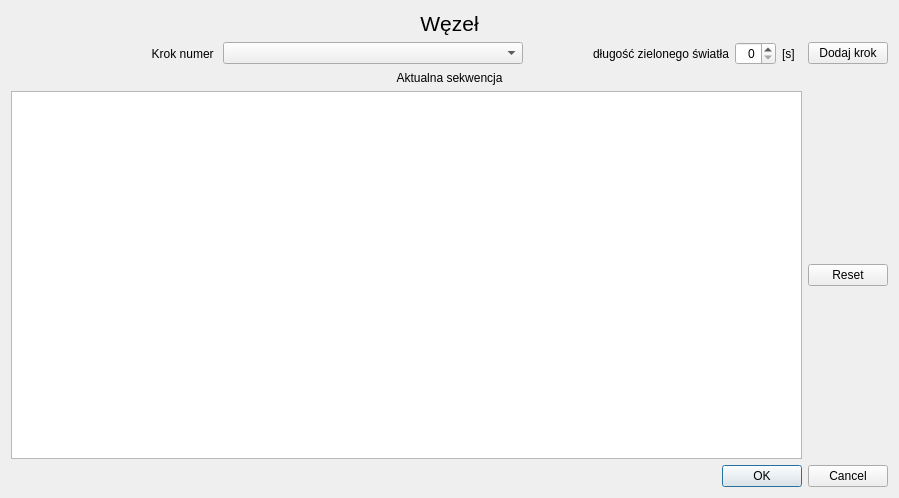
<?xml version="1.0" encoding="UTF-8"?>
<ui version="4.0">
 <class>TrafficLightsEditor</class>
 <widget class="QDialog" name="TrafficLightsEditor">
  <property name="geometry">
   <rect>
    <x>0</x>
    <y>0</y>
    <width>874</width>
    <height>498</height>
   </rect>
  </property>
  <property name="windowTitle">
   <string>Edytor świateł</string>
  </property>
  <layout class="QVBoxLayout" name="verticalLayout">
   <item>
    <widget class="QLabel" name="label_skrzyzowanie">
     <property name="font">
      <font>
       <pointsize>16</pointsize>
      </font>
     </property>
     <property name="text">
      <string>Węzeł</string>
     </property>
     <property name="alignment">
      <set>Qt::AlignCenter</set>
     </property>
    </widget>
   </item>
   <item>
    <layout class="QHBoxLayout" name="horizontalLayout">
     <item>
      <widget class="QLabel" name="label_colour">
       <property name="minimumSize">
        <size>
         <width>50</width>
         <height>0</height>
        </size>
       </property>
       <property name="maximumSize">
        <size>
         <width>50</width>
         <height>16777215</height>
        </size>
       </property>
       <property name="text">
        <string/>
       </property>
      </widget>
     </item>
     <item>
      <widget class="QLabel" name="label_kolejny_krok">
       <property name="minimumSize">
        <size>
         <width>150</width>
         <height>0</height>
        </size>
       </property>
       <property name="maximumSize">
        <size>
         <width>150</width>
         <height>16777215</height>
        </size>
       </property>
       <property name="text">
        <string>Krok numer </string>
       </property>
       <property name="alignment">
        <set>Qt::AlignRight|Qt::AlignTrailing|Qt::AlignVCenter</set>
       </property>
      </widget>
     </item>
     <item>
      <widget class="QComboBox" name="comboBox_kierunki">
       <property name="minimumSize">
        <size>
         <width>300</width>
         <height>0</height>
        </size>
       </property>
      </widget>
     </item>
     <item>
      <widget class="QLabel" name="label_3">
       <property name="minimumSize">
        <size>
         <width>200</width>
         <height>0</height>
        </size>
       </property>
       <property name="maximumSize">
        <size>
         <width>200</width>
         <height>16777215</height>
        </size>
       </property>
       <property name="text">
        <string>długość zielonego światła</string>
       </property>
       <property name="alignment">
        <set>Qt::AlignRight|Qt::AlignTrailing|Qt::AlignVCenter</set>
       </property>
      </widget>
     </item>
     <item>
      <widget class="QSpinBox" name="spinBox_green">
       <property name="maximumSize">
        <size>
         <width>50</width>
         <height>16777215</height>
        </size>
       </property>
       <property name="alignment">
        <set>Qt::AlignRight|Qt::AlignTrailing|Qt::AlignVCenter</set>
       </property>
      </widget>
     </item>
     <item>
      <widget class="QLabel" name="label">
       <property name="minimumSize">
        <size>
         <width>20</width>
         <height>0</height>
        </size>
       </property>
       <property name="maximumSize">
        <size>
         <width>20</width>
         <height>16777215</height>
        </size>
       </property>
       <property name="text">
        <string>[s]</string>
       </property>
      </widget>
     </item>
     <item>
      <widget class="QPushButton" name="pushButton_dodaj">
       <property name="minimumSize">
        <size>
         <width>0</width>
         <height>0</height>
        </size>
       </property>
       <property name="maximumSize">
        <size>
         <width>120</width>
         <height>16777215</height>
        </size>
       </property>
       <property name="text">
        <string>Dodaj krok</string>
       </property>
      </widget>
     </item>
    </layout>
   </item>
   <item>
    <widget class="QLabel" name="label_2">
     <property name="text">
      <string>Aktualna sekwencja</string>
     </property>
     <property name="alignment">
      <set>Qt::AlignCenter</set>
     </property>
    </widget>
   </item>
   <item>
    <layout class="QHBoxLayout" name="horizontalLayout_3">
     <item>
      <widget class="QTableWidget" name="tableWidget"/>
     </item>
     <item>
      <widget class="QPushButton" name="pushButton_reset">
       <property name="text">
        <string>Reset</string>
       </property>
      </widget>
     </item>
    </layout>
   </item>
   <item>
    <layout class="QHBoxLayout" name="horizontalLayout_2"/>
   </item>
   <item>
    <widget class="QDialogButtonBox" name="buttonBox">
     <property name="orientation">
      <enum>Qt::Horizontal</enum>
     </property>
     <property name="standardButtons">
      <set>QDialogButtonBox::Cancel|QDialogButtonBox::Ok</set>
     </property>
    </widget>
   </item>
  </layout>
 </widget>
 <resources/>
 <connections>
  <connection>
   <sender>buttonBox</sender>
   <signal>accepted()</signal>
   <receiver>TrafficLightsEditor</receiver>
   <slot>acceptButton()</slot>
   <hints>
    <hint type="sourcelabel">
     <x>248</x>
     <y>254</y>
    </hint>
    <hint type="destinationlabel">
     <x>157</x>
     <y>274</y>
    </hint>
   </hints>
  </connection>
  <connection>
   <sender>buttonBox</sender>
   <signal>rejected()</signal>
   <receiver>TrafficLightsEditor</receiver>
   <slot>rejectButton()</slot>
   <hints>
    <hint type="sourcelabel">
     <x>316</x>
     <y>260</y>
    </hint>
    <hint type="destinationlabel">
     <x>286</x>
     <y>274</y>
    </hint>
   </hints>
  </connection>
  <connection>
   <sender>pushButton_dodaj</sender>
   <signal>pressed()</signal>
   <receiver>TrafficLightsEditor</receiver>
   <slot>addToTableAction()</slot>
   <hints>
    <hint type="sourcelabel">
     <x>806</x>
     <y>40</y>
    </hint>
    <hint type="destinationlabel">
     <x>436</x>
     <y>248</y>
    </hint>
   </hints>
  </connection>
  <connection>
   <sender>tableWidget</sender>
   <signal>cellDoubleClicked(int,int)</signal>
   <receiver>TrafficLightsEditor</receiver>
   <slot>deleteFromTableAction(int,int)</slot>
   <hints>
    <hint type="sourcelabel">
     <x>406</x>
     <y>266</y>
    </hint>
    <hint type="destinationlabel">
     <x>436</x>
     <y>248</y>
    </hint>
   </hints>
  </connection>
  <connection>
   <sender>pushButton_reset</sender>
   <signal>clicked()</signal>
   <receiver>TrafficLightsEditor</receiver>
   <slot>resetSettings()</slot>
   <hints>
    <hint type="sourcelabel">
     <x>838</x>
     <y>266</y>
    </hint>
    <hint type="destinationlabel">
     <x>436</x>
     <y>248</y>
    </hint>
   </hints>
  </connection>
  <connection>
   <sender>comboBox_kierunki</sender>
   <signal>currentIndexChanged(int)</signal>
   <receiver>TrafficLightsEditor</receiver>
   <slot>comboBoxIndexChanged(int)</slot>
   <hints>
    <hint type="sourcelabel">
     <x>310</x>
     <y>40</y>
    </hint>
    <hint type="destinationlabel">
     <x>436</x>
     <y>248</y>
    </hint>
   </hints>
  </connection>
 </connections>
 <slots>
  <slot>addToTableAction()</slot>
  <slot>deleteFromTableAction(int,int)</slot>
  <slot>acceptButton()</slot>
  <slot>rejectButton()</slot>
  <slot>resetSettings()</slot>
  <slot>comboBoxIndexChanged(int)</slot>
 </slots>
</ui>
